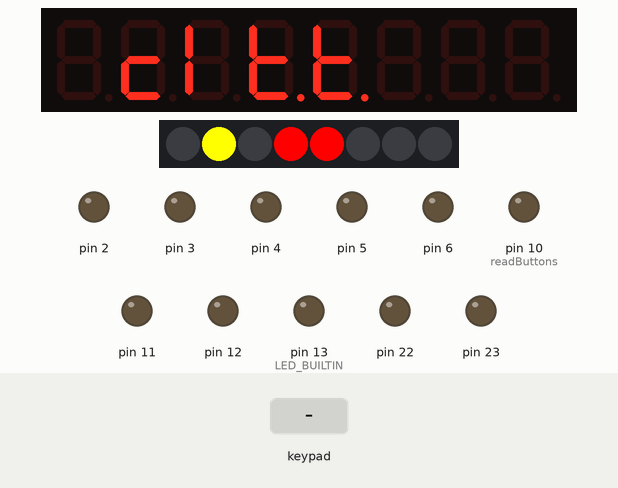
The sketch below on a simulated Arduino Uno, built with avr-gcc and run on an emulated ATmega328P. Parts: 8-digit seven-segment display, 8 RGB LEDs in strip order, left to right, output pins drawn as LEDs (lit = HIGH). Wiring (inferred from the names in the program): TM1638 display and keys: STB pin 9; clock pin 8; DIO pin 7. Inputs (shaded band) come from the test bench. Pins used as bus, display or sensor lines are not drawn; what the sketch prints to the serial monitor is not drawn.

Above: at 15.1 s.
15.2 s: key '1' pressed
At 17.9 s:
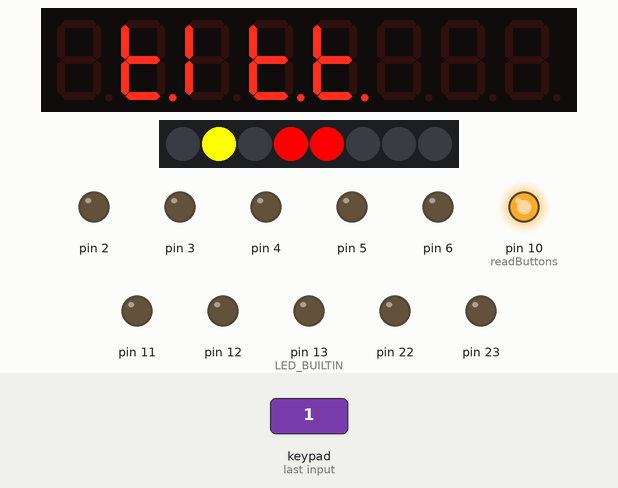
18.2 s: keypad keys 1 2 pressed 0.433 s apart
At 20.1 s:
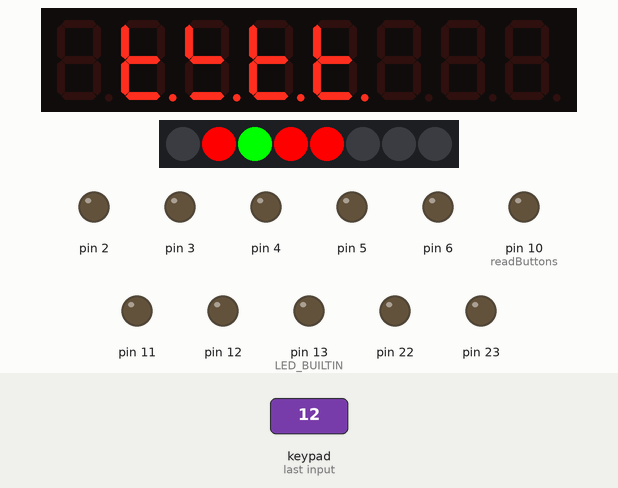
22.0 s: key '1' pressed
At 23.9 s:
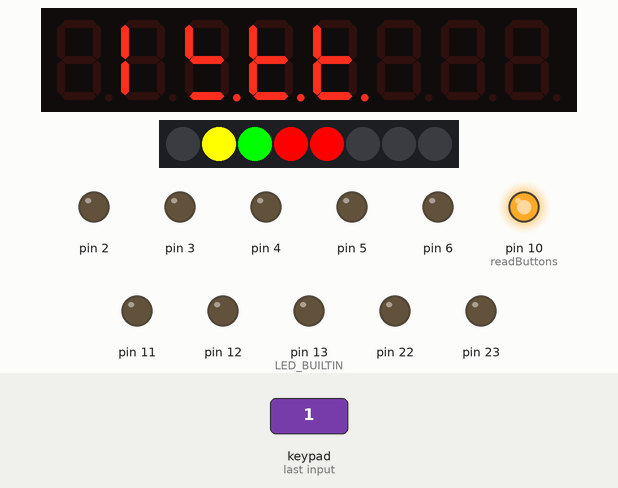
25.0 s: keypad keys 1 2 pressed 0.433 s apart
At 26.0 s:
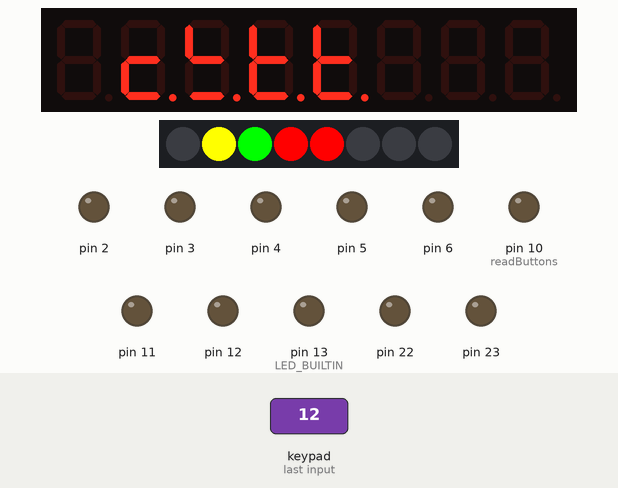
Timing chart, 0 to 42.8 s (numbered marks = the images above; inputs shaded):
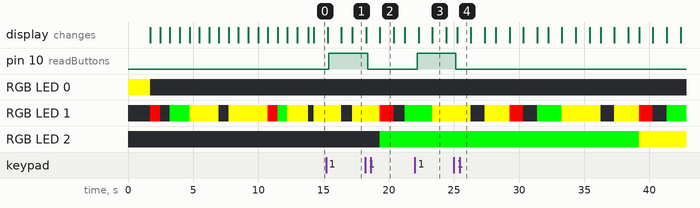

The sketch:

TM1628_8MM4.ino
```cpp
//Driver of display of 7 segments used on DVD players cheaps
/****************************************************/
/* This is only one example of code structure       */
/* OFFCOURSE this code can be optimized, but        */
/* the idea is let it so simple to be easy catch    */
/* where can do changes and look to the results     */
/****************************************************/

#define DSP_in 7// If 0 write LCD, if 1 read of LCD
#define DSP_clk 8 // if 0 is a command, if 1 is a data0
#define DSP_stb 9 // Must be pulsed to LCD fetch data of bus

#define AdjustPins    PIND // before is C, but I'm use port C to VFC Controle signals, if you change the selection of pins, adjuste this port!

/*Global Variables Declarations*/
unsigned char hours = 0;
unsigned char minutes = 0;
unsigned char minute = 0;
unsigned char secs=0;
unsigned char seconds=0;
unsigned char milisec = 0;

unsigned char memory_secs=0;
unsigned char memory_minutes=0;

unsigned char number;
unsigned char numberA0;
unsigned char numberA1;
unsigned char numberB0;
unsigned char numberB1;
unsigned char numberC0;
unsigned char numberC1;
unsigned char numberD0;
unsigned char numberD1;
unsigned char numberE0;
unsigned char numberE1;
unsigned char numberF0;
unsigned char numberF1;

unsigned char digit=0;
unsigned char grid=0;
unsigned char gridSegments = 0b00000011; // Here I define the number of GRIDs and Segments I'm using

boolean flagSecs=false;

 //The next lines is the creation of 0 to F chars bit by bit!
unsigned int segHexNumber[16][2] ={
  //        eabcd---     ------gf
         (0b11111000),(0b00000001), // 0
         (0b00110000),(0b00000000), // 1
         (0b11101000),(0b00000010), // 2
         (0b01111000),(0b00000010), // 3
         (0b00110000),(0b00000011), // 4
         (0b01011000),(0b00000011), // 5
         (0b11011000),(0b00000011), // 6
         (0b01110000),(0b00000000), // 7
         (0b11111000),(0b00000011), // 8
         (0b01110000),(0b00000011), // 9
         (0b11110000),(0b00000011), // A
         (0b10011000),(0b00000011), // B
         (0b11001000),(0b00000001), // C
         (0b10111000),(0b00000010), // D
         (0b11001000),(0b00000011), // E
         (0b11000000),(0b00000011)  // F
};
void SM1628C_init(void){
  delayMicroseconds(200); //power_up delay
  // Note: Allways the first byte in the input data after the STB go to LOW is interpret as command!!!

  // Configure VFD display (grids)
  cmd_with_stb(gridSegments); // cmd 1 // SM1628 is driver of 6 up to 7 grids
  delayMicroseconds(1);
  // Write to memory display, increment address, normal operation
  cmd_with_stb(0b01000000);//(BIN(01000000));
  delayMicroseconds(1);
  // Address 00H - 15H ( total of 11*2Bytes=176 Bits)
  cmd_with_stb(0b11000000);//(BIN(01100110));
  delayMicroseconds(1);
  // set DIMM/PWM to value
  cmd_with_stb((0b10001000) | 7);//0 min - 7 max  )(0b01010000)
  delayMicroseconds(1);
}
void cmd_without_stb(unsigned char a){
  // send without stb
  unsigned char data = 170; //value to transmit, binary 10101010
  unsigned char mask = 1; //our bitmask

  data=a;
  //This don't send the strobe signal, to be used in burst data send
         for (mask = 00000001; mask>0; mask <<= 1) { //iterate through bit mask
           digitalWrite(DSP_clk, LOW);
                 if (data & mask){ // if bitwise AND resolves to true
                    digitalWrite(DSP_in, HIGH);
                 }
                 else{ //if bitwise and resolves to false
                   digitalWrite(DSP_in, LOW);
                 }
          delayMicroseconds(5);
          digitalWrite(DSP_clk, HIGH);
          delayMicroseconds(5);
         }
   //digitalWrite(DSP_clk, LOW);
}
void cmd_with_stb(unsigned char a){
  // send with stb
  unsigned char data = 170; //value to transmit, binary 10101010
  unsigned char mask = 1; //our bitmask

  data=a;

  //This send the strobe signal
  //Note: The first byte input at in after the STB go LOW is interpreted as a command!!!
  digitalWrite(DSP_stb, LOW);
  delayMicroseconds(1);
         for (mask = 00000001; mask>0; mask <<= 1) { //iterate through bit mask
           digitalWrite(DSP_clk, LOW);
           delayMicroseconds(1);
                 if (data & mask){ // if bitwise AND resolves to true
                    digitalWrite(DSP_in, HIGH);
                 }
                 else{ //if bitwise and resolves to false
                   digitalWrite(DSP_in, LOW);
                 }
          digitalWrite(DSP_clk, HIGH);
          delayMicroseconds(1);
         }
   digitalWrite(DSP_stb, HIGH);
   delayMicroseconds(1);
}
void test_hexadecimal_DSP(){
  for(uint8_t num = 0; num < 16; num++){
    delayMicroseconds(1);
              //cmd_with_stb(gridSegments); // cmd 1 // SM1628C is a driver of 7 grids
              cmd_with_stb(0b01000000);//To set auto-increment
              cmd_with_stb(0b10000000); // cmd 2 //Normal operation; Set pulse as 1/16
              digitalWrite(DSP_stb, LOW);
              delayMicroseconds(1);
              cmd_without_stb(0b11000000); // Grids of display... they have done the swap of this pins with segments
              //
              digitalWrite(DSP_stb, LOW);
              delayMicroseconds(1);
              //
              cmd_without_stb(0b00000000);  //This belongs to the digit position used to draw symbols
              cmd_without_stb(0b00000000);  //This belongs to the digit position used to draw symbols
              //
              cmd_without_stb(segHexNumber[num][0]);  //This will represent the "number" created at position from 0~16 Byte HL & HU
              cmd_without_stb(segHexNumber[num][1]);  //This will represent the "number" created at position from 0~16 Byte HL & HU
              //
              digitalWrite(DSP_stb, HIGH);
              cmd_with_stb((0b10001000) | 7); //cmd 4
              delay(750);
  }
}
void test_symbols_DSP(void){
  digitalWrite(DSP_stb, LOW);
      delayMicroseconds(1);
      //cmd_with_stb(gridSegments); // cmd 1 // SM1628C is a drive of 7 grids
      cmd_with_stb(0b01000000);//To set auto-increment
      cmd_with_stb(0b10000000); // cmd 2 //Normal operation; Set pulse as 1/16

      digitalWrite(DSP_stb, LOW);
      delayMicroseconds(1);
      cmd_without_stb(0b11000000); // First register in memory position, auto-increment after write is set!
      //               (--------) // Grid of symbols
      //               (--------) // Grid of Symbols
      cmd_without_stb(0b11111000); //symbols
      cmd_without_stb(0b00000011); //more 2 symbols at bit 0 and 1
      //
      cmd_without_stb(0b00000000); //DIG1 eabcd---
      cmd_without_stb(0b00000000); //DIG1 ------gf
      //
      cmd_without_stb(0b00000000); //DIG2 eabcd---
      cmd_without_stb(0b00000000); //DIG2 ------gf
      //
      cmd_without_stb(0b00000000); //DIG3 eabcd---
      cmd_without_stb(0b00000000); //DIG3 ------gf
      //
      cmd_without_stb(0b00000000); //DIG4 eabcd---
      cmd_without_stb(0b00000000); //DIG4 ------gf
      //
      cmd_without_stb(0b00000000); //DIG5 eabcd---
      cmd_without_stb(0b00000000); //DIG5 ------gf
      //
      cmd_without_stb(0b00000000); //DIG6 eabcd---
      cmd_without_stb(0b00000000); //DIG6 ------gf
      //
      digitalWrite(DSP_stb, HIGH);
      cmd_with_stb((0b10001000) | 7); //cmd 4
      delay(200);
}
void clear_VFD(void){
  /*
  Here I clean all registers
  Could be done only on the number of grid
  to be more fast. The 7 * 2 bytes = 14 registers
  */
      for (int n=0; n < 14; n++){  // important be 14, if not, bright the half of wells./this on the VFD of 6 grids)
        //cmd_with_stb(gridSegments); // cmd 1 // SM1628C is fixed to 7 grids
      cmd_with_stb(0b01000000);//To set auto-increment
      cmd_with_stb(0b10000000); //cmd 2 //Normal operation; Set pulse as 1/16
      digitalWrite(DSP_stb, LOW);
      delayMicroseconds(1);
            cmd_without_stb((0b11000000) | n); // cmd 3 //wich define the start address (00H to 15H)
            cmd_without_stb(0b00000000); // Data to fill table of 7 grids * 15 segm = 80 bits on the table
            //
            //cmd_with_stb((0b10001000) | 7); //cmd 4
            digitalWrite(DSP_stb, HIGH);
            delayMicroseconds(1);
     }
}
void setup() {
  // put your setup code here, to run once:

  // initialize digital pin LED_BUILTIN as an output.
  pinMode(LED_BUILTIN, OUTPUT);
  Serial.begin(115200);
  seconds = 0x00;
  minutes =0x00;
  hours = 0x00;

  /*CS12  CS11 CS10 DESCRIPTION
  0        0     0  Timer/Counter1 Disabled
  0        0     1  No Prescaling
  0        1     0  Clock / 8
  0        1     1  Clock / 64
  1        0     0  Clock / 256
  1        0     1  Clock / 1024
  1        1     0  External clock source on T1 pin, Clock on Falling edge
  1        1     1  External clock source on T1 pin, Clock on rising edge
  */
  // initialize timer1
  cli();           // disable all interrupts
  //initialize timer1
  //noInterrupts();           // disable all interrupts
  TCCR1A = 0;
  TCCR1B = 0;// This initialisations is very important, to have sure the trigger take place!!!

  TCNT1  = 0;

  // Use 62499 to generate a cycle of 1 sex 2 X 0.5 Secs (16MHz / (2*256*(1+62449) = 0.5
  OCR1A = 62498;            // compare match register 16MHz/256/2Hz
  //OCR1A = 1500; // only to use in test, increment seconds to fast!
  TCCR1B |= (1 << WGM12);   // CTC mode
  TCCR1B |= ((1 << CS12) | (0 << CS11) | (0 << CS10));    // 256 prescaler
  TIMSK1 |= (1 << OCIE1A);  // enable timer compare interrupt

  // Note: this counts is done to a Arduino 1 with Atmega 328... Is possible you need adjust
  // a little the value 62499 upper or lower if the clock have a delay or advance on hours.

  //  a=0x33;
  //  b=0x01;

  CLKPR=(0x80);
  //Set PORT
  DDRD = 0xFF;  // IMPORTANT: from pin 0 to 7 is port D, from pin 8 to 13 is port B
  PORTD=0x00;
  DDRB =0xFF;
  PORTB =0x00;

  SM1628C_init();

  clear_VFD();

  //only here I active the enable of interrupts to allow run the test of VFD
  //interrupts();             // enable all interrupts
  sei();
}
/******************************************************************/
/************************** Update Clock **************************/
/******************************************************************/
void send_update_clock(void){
    if (secs >=60){
      secs =0;
      minutes++;
      minute++;
    }
    if (minutes >=60){
      minutes =0;
      minute =0;
      hours++;
    }
    if (hours >=24){
      hours =0;
    }
    //*************************************************************
    numberA0=(secs%10);
    numberB0=(secs/10);
    //*************************************************************
    numberC0=(minute%10);
    numberD0=(minute/10);
    //**************************************************************
    numberE0=(hours%10);
    numberF0=(hours/10);
    //**************************************************************
}
void updateDisplay(void){
    delayMicroseconds(1);
    //cmd_with_stb(gridSegments); // cmd 1 // SM1628C is a driver of 7 grids
    cmd_with_stb(0b01000000);//To set auto-increment
    cmd_with_stb(0b10000000); // cmd 2 //Normal operation; Set pulse as 1/16
    digitalWrite(DSP_stb, LOW);
    delayMicroseconds(1);
    cmd_without_stb(0b11000000); // Grids of display... they have done the swap of this pins with segments
    //
    digitalWrite(DSP_stb, LOW);
    delayMicroseconds(1);
    // Is importante fill the next two lines, to write the seconds at firt digit
    // also is possible write direct to the position of the register of digit
    // but in this case is neccessary use dynamic mode!
    cmd_without_stb(0b00000000);  //This belongs to the digit position used to draw symbols
    cmd_without_stb(0b00000000);  //This belongs to the digit position used to draw symbols
    // Seconds units
    cmd_without_stb(segHexNumber[numberA0][0]);  //This will represent the "number" created at position from 0~16 Byte HL & HU
    cmd_without_stb(segHexNumber[numberA0][1]);  //This will represent the "number" created at position from 0~16 Byte HL & HU
    // Seconds dozens
    cmd_without_stb(segHexNumber[numberB0][0]);  //This will represent the "number" created at position from 0~16 Byte HL & HU
    cmd_without_stb(segHexNumber[numberB0][1]);  //This will represent the "number" created at position from 0~16 Byte HL & HU
    // Minutes units
    cmd_without_stb(segHexNumber[numberC0][0]);  //This will represent the "number" created at position from 0~16 Byte HL & HU
    cmd_without_stb(segHexNumber[numberC0][1]);  //This will represent the "number" created at position from 0~16 Byte HL & HU
    // Minutes dozens
    cmd_without_stb(segHexNumber[numberD0][0]);  //This will represent the "number" created at position from 0~16 Byte HL & HU
    cmd_without_stb(segHexNumber[numberD0][1]);  //This will represent the "number" created at position from 0~16 Byte HL & HU
    // Hours units
    // cmd_without_stb(segHexNumber[numberE0][0]);  //This will represent the "number" created at position from 0~16 Byte HL & HU
    // cmd_without_stb(segHexNumber[numberE0][1]);  //This will represent the "number" created at position from 0~16 Byte HL & HU
    // Hours dozens
    // cmd_without_stb(segHexNumber[numberF0][0]);  //This will represent the "number" created at position from 0~16 Byte HL & HU
    // cmd_without_stb(segHexNumber[numberF0][1]);  //This will represent the "number" created at position from 0~16 Byte HL & HU
    //
    //Because the panel only have 4 digits, I need make the option by Seconds & Minutes, or Minutes & Hours!
    digitalWrite(DSP_stb, HIGH);
    cmd_with_stb((0b10001000) | 7); //cmd 4
    delay(5);
}
void adjustHMS(){
 // Important is necessary put a pull-up resistor to the VCC(+5VDC) to this pins (3, 4, 5)
 // if dont want adjust of the time comment the call of function on the loop
  /* Reset Seconds to 00 Pin number 3 Switch to GND*/
    if((AdjustPins & 0x08) == 0 )
    {
      _delay_ms(200);
      secs=00;
    }

    /* Set Minutes when SegCntrl Pin 4 Switch is Pressed*/
    if((AdjustPins & 0x10) == 0 )
    {
      _delay_ms(200);
      if(minutes < 59)
      minutes++;
      else
      minutes = 0;
    }
    /* Set Hours when SegCntrl Pin 5 Switch is Pressed*/
    if((AdjustPins & 0x20) == 0 )
    {
      _delay_ms(200);
      if(hours < 23)
      hours++;
      else
      hours = 0;
    }
}
void readButtons(){
  int inPin = 7;     // pushbutton connected to digital pin 7
  int val = 0;       // variable to store the read value

  byte array[8] = {0,0,0,0,0,0,0,0};

  unsigned char mask = 1; //our bitmask

  array[0] = 1;

  digitalWrite(DSP_stb, LOW);
  delayMicroseconds(2);
  cmd_without_stb(0b01000010); // cmd 2 //10=Read Keys; 00=Wr DSP;
  delayMicroseconds(2);

  pinMode(7, INPUT);  // Important this point! Here I'm changing the direction of the pin to INPUT data.
  delayMicroseconds(2);
  //PORTD != B01010100; // this will set only the pins you want and leave the rest alone at
  //their current value (0 or 1), be careful setting an input pin though as you may turn
  //on or off the pull up resistor
  //This don't send the strobe signal, to be used in burst data send
         for (int z = 0; z < 4; z++){
             //for (mask=0b00000001; mask > 0; mask <<= 1) { //iterate through bit mask
                   for (int h =8; h > 0; h--) {
                      digitalWrite(DSP_clk, HIGH);  // Remember wich the read data happen when the clk go from LOW to HIGH! Reverse from write data to out.
                      delayMicroseconds(2);
                     val = digitalRead(inPin);
                           if (val & mask){ // if bitwise AND resolves to true
                             //Serial.print(val);
                            //data =data | (1 << mask);
                            array[h] = 1;
                           }
                           else{ //if bitwise and resolves to false
                            //Serial.print(val);
                           // data = data | (1 << mask);
                           array[h] = 0;
                           }
                    digitalWrite(DSP_clk, LOW);
                    delayMicroseconds(2);
                   }

              Serial.print(z);  // All the lines of print is only used to debug, comment it, please!
              Serial.print(" - " );

                                  for (int bits = 7 ; bits > -1; bits--) {
                                      Serial.print(array[bits]);
                                   }
                        if (z==0){
                            if(array[5] == 1){
                             flagSecs = !flagSecs;  // This change the app to hours or seconds
                            }
                        }

                        if (z==0){
                            if(array[7] == 1){
                              digitalWrite(10, !digitalRead(10));
                          }
                        }

                        if (z==3){
                           if(array[7] == 1){
                             //digitalWrite(VFD_onRed, !digitalRead(VFD_onRed));
                             //digitalWrite(VFD_onGreen, !digitalRead(VFD_onGreen));
                            }
                          }
                  Serial.println();
          }  // End of "for" of "z"
      Serial.println();  // This line is only used to debug, please comment it!

  digitalWrite(DSP_stb, HIGH);
  delayMicroseconds(2);
  cmd_with_stb((0b10001000) | 7); //cmd 4
  delayMicroseconds(2);
  pinMode(7, OUTPUT);  // Important this point! Here I'm changing the direction of the pin to OUTPUT data.
  delay(1);
}
void loop() {
  // You can comment untill while cycle to avoid the test running.
  test_symbols_DSP();
  delay(1500);
  test_hexadecimal_DSP();
  delay(100);
  clear_VFD();
  delay(200);
  // Here we are making the update of display four times by second in the static mode!
       while(1){
                send_update_clock();
                delay(100);
                readButtons(); //Uncomment if want use buttons on panel, proceed with Id position!
                delay(100);
                updateDisplay();
       }
}
ISR(TIMER1_COMPA_vect)   {  //This is the interrupt request
      secs++;
}
```

Measured:
- after the input at 15.2 s, pin 10 (readButtons): LOW → HIGH after 0.21 s
- after the input at 18.2 s, pin 10 (readButtons): HIGH → LOW after 0.17 s
- after the input at 22.0 s, pin 10 (readButtons): LOW → HIGH after 0.18 s
- after the input at 25.0 s, pin 10 (readButtons): HIGH → LOW after 0.14 s
- what the display in image 2 shows lasts 1.1 s, from 19.3 s to 20.4 s
